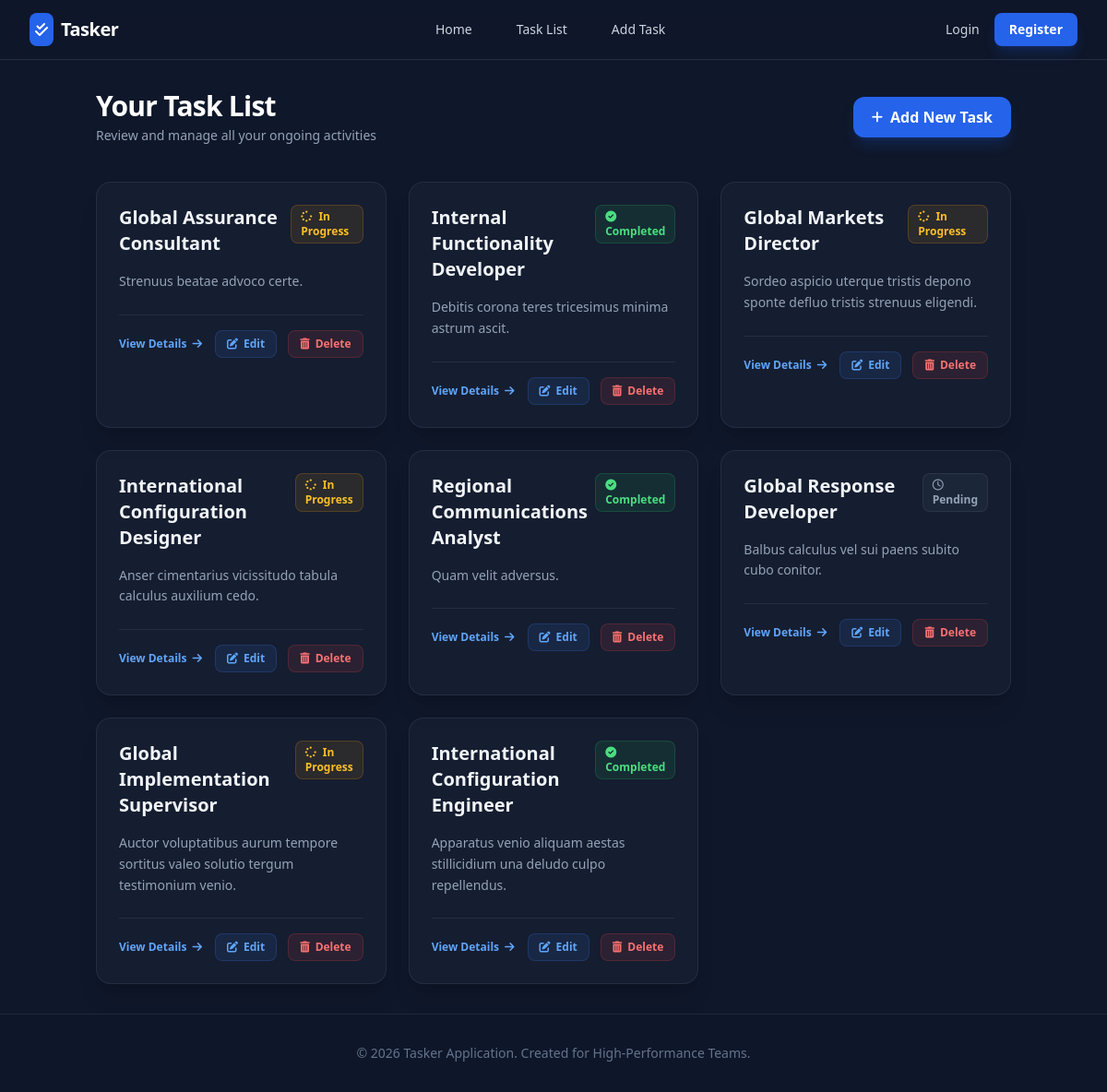
The app's page /task-list/, older data.
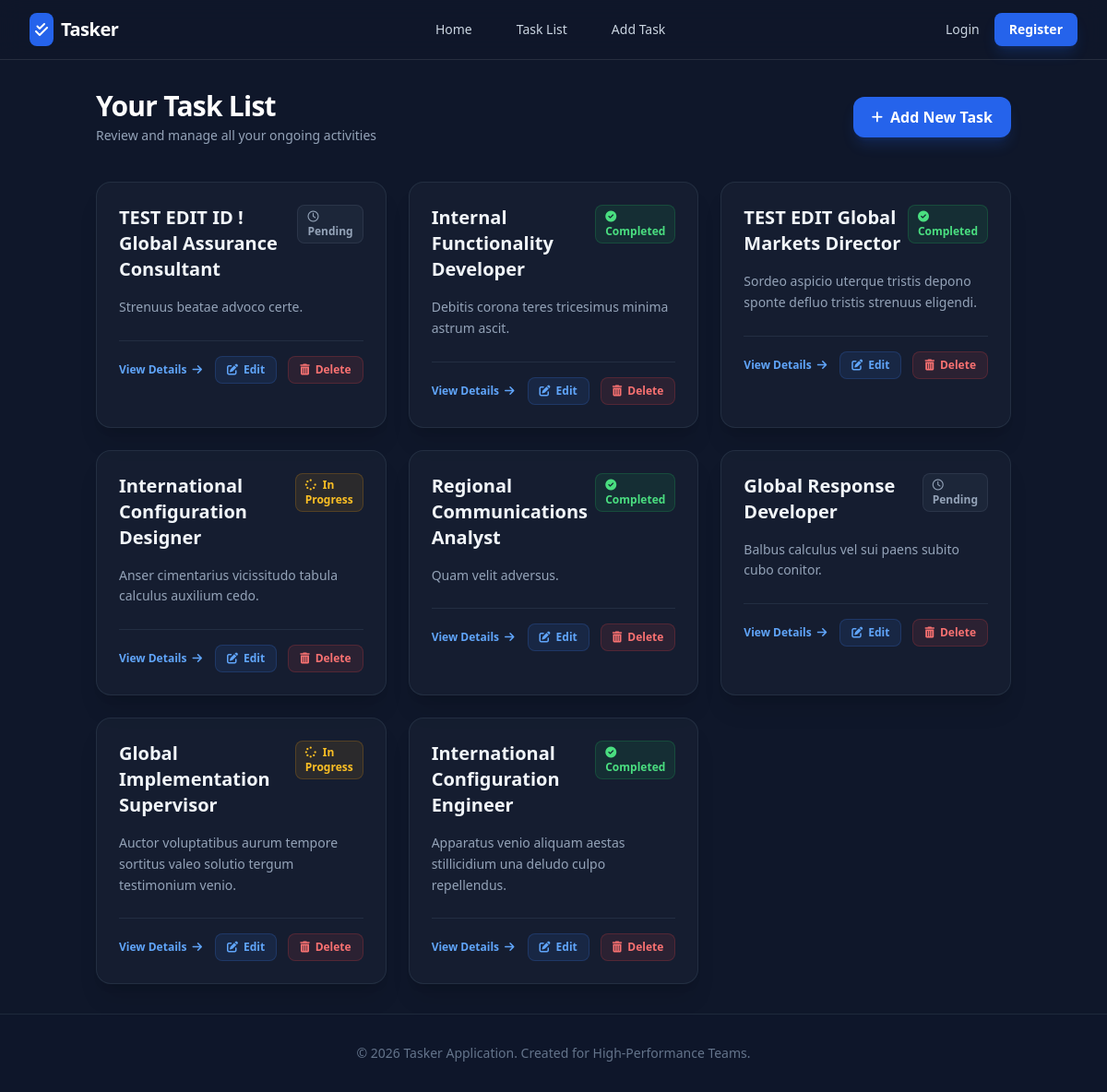
The same page, newer data.
### tasks/models.py (models this page shows)
class ToDoModel(models.Model):
    title = models.CharField(max_length=120)
    description = models.CharField(max_length=120)
    status_type = [
        ("Pending", "Pending"),
        ("InProgress", "InProgress"),
        ("Completed", "Completed"),
    ]
    status = models.CharField(choices=status_type, max_length=20)
    deadline = models.DateField( null=True, blank=True)

### tasks/views.py (the view)
# urls.py: path("task-list/", task_list_page, name="task_list_page"),
def task_list_page(request):
    data = ToDoModel.objects.all()
    data_pack = {"item": data}
    return render(request, "task_list.html", data_pack)

### tasks/templates/task_list.html (shortened to what this page needs)
{% extends 'master/base.html' %}
{% block content %}
<div class="max-w-6xl mx-auto">
    <div class="flex flex-col md:flex-row md:items-center justify-between mb-10 gap-4">
        <div>
            <h1 class="text-3xl font-extrabold text-white tracking-tight">Your Task List</h1>
            <p class="text-slate-400 mt-1 text-sm">Review and manage all your ongoing activities</p>
        </div>
        <a href="/add-task/" class="inline-flex items-center px-5 py-2.5 bg-blue-600 hover:bg-blue-500 text-white font-bold rounded-xl transition-all shadow-lg shadow-blue-600/20 active:scale-95">
            <i class="fas fa-plus mr-2 text-sm"></i> Add New Task
        </a>
    </div>
    <div class="grid grid-cols-1 md:grid-cols-2 lg:grid-cols-3 gap-6">
        {% for task in item %}
        <div class="bg-slate-800/40 border border-slate-700/50 rounded-2xl p-6 hover:border-blue-500/50 transition-all group shadow-xl">
            <div class="flex justify-between items-start mb-4">
                <h3 class="text-xl font-bold text-slate-100 group-hover:text-blue-400 transition-colors">{{ task.title }}</h3>
                {% if task.status == 'Completed' %}
                    <span class="px-2.5 py-1 rounded-lg text-xs font-bold bg-green-500/10 text-green-400 border border-green-500/20">
                        <i class="fas fa-check-circle mr-1"></i> Completed
                    </span>
                {% elif task.status == 'InProgress' %}
                    <span class="px-2.5 py-1 rounded-lg text-xs font-bold bg-amber-500/10 text-amber-400 border border-amber-500/20">
                        <i class="fas fa-spinner fa-spin mr-1"></i> In Progress
                    </span>
                {% else %}
                    <span class="px-2.5 py-1 rounded-lg text-xs font-bold bg-slate-500/10 text-slate-400 border border-slate-500/20">
                        <i class="far fa-clock mr-1"></i> Pending
                    </span>
                {% endif %}
            </div>
            <p class="text-slate-400 text-sm leading-relaxed mb-6 line-clamp-3">
                {{ task.description }}
            </p>
           <div class="pt-4 border-t border-slate-700/50 flex flex-wrap justify-between items-center gap-3">
    <a href="{% url 'task_details_page' task.id %}" class="text-blue-400 hover:text-blue-300 text-xs font-semibold flex items-center transition-colors">
        View Details <i class="fas fa-arrow-right ml-1.5"></i>
    </a>
    <div class="flex items-center gap-3">
        <a href="{% url 'edit_task' task.id %}"
           class="flex items-center px-3 py-1.5 bg-blue-500/10 hover:bg-blue-500/20 text-blue-400 text-xs font-bold rounded-lg border border-blue-500/20 transition-all">
            <i class="fas fa-edit mr-1.5"></i> Edit
        </a>
        <a href="{% url 'delete_task' task.id %}"
           onclick="return confirm('Are you sure you want to delete this task?')"
           class="flex items-center px-3 py-1.5 bg-red-500/10 hover:bg-red-500/20 text-red-400 text-xs font-bold rounded-lg border border-red-500/20 transition-all">
            <i class="fas fa-trash-alt mr-1.5"></i> Delete
        </a>
    </div>
</div>
        </div>
        {% endfor %}
    </div>
</div>
{% endblock %}

Row changes from the older to the newer data that the page shows:
changed ToDoModel "Strenuus beatae advoco certe.": title "Global Assurance Consultant" → "TEST EDIT ID ! Global Assurance Consultant"; status "In Progress" → "Pending"
changed ToDoModel "Sordeo aspicio uterque tristis depono sponte defluo tristis strenuus eligendi.": title "Global Markets Director" → "TEST EDIT Global Markets Director"; status "In Progress" → "Completed"
